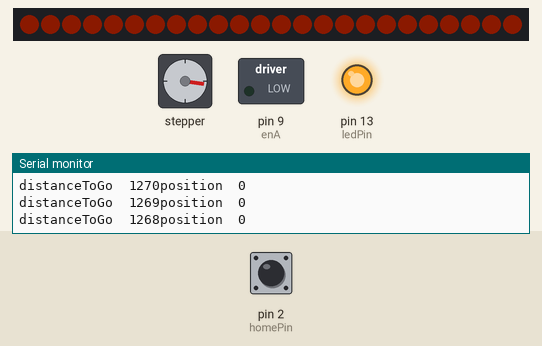
Bench run of a sketch on a simulated Arduino Uno, built with avr-gcc and run on an emulated ATmega328P. Shown: 24 RGB LEDs in strip order, left to right, stepper motor, switched loads named in the sketch (green lamp = pin HIGH), output pins drawn as LEDs (lit = HIGH), the last lines printed to the serial monitor. Inputs (shaded band) come from the test bench; at power-on: pin 2 (homePin) HIGH. Dim RGB values are drawn brighter than linear; random numbers use the default seed unless the sketch sets one; stepper angles assume 200 steps per turn.

Above: at 8.9 s.
At 17.08 s:
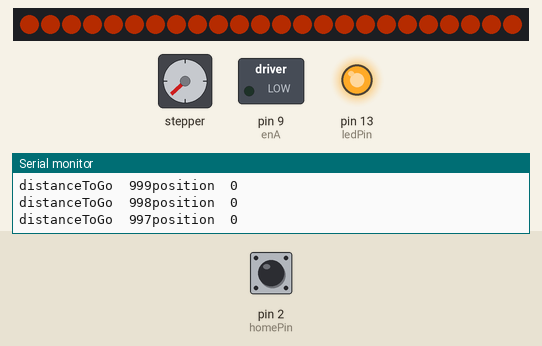
At 24.45 s:
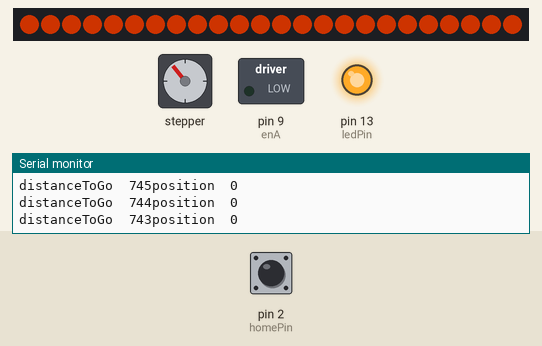
At 39.83 s:
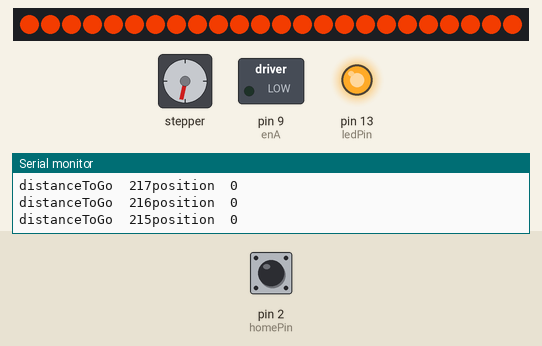
Timing chart, 0 to 40.0 s (numbered marks = the images above):
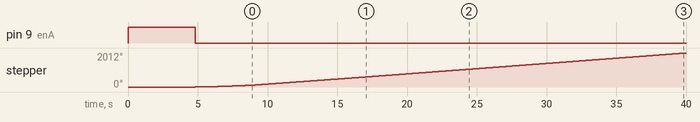

Measured:
- by itself, pin 9 (enA): LOW → HIGH at 0.00 s, → LOW 4.8 s later
- by itself, stepper: keeps turning clockwise at about 57°/s

The sketch:

190630_0BigThoughtCatcher.ino.ino.ino
```cpp
#include <AccelStepper.h>
#include <Adafruit_NeoPixel.h>
#define LED_PIN    6
#define LED_COUNT 24
#define length 1325 //400 for flower 1, 180 for flower 2, 1350 for floer 3
AccelStepper Stepper(AccelStepper::DRIVER, 5, 8); //use pin 12 and 13 for dir and step, 1 is the "external driver" mode (A4988)

Adafruit_NeoPixel strip(LED_COUNT, LED_PIN, NEO_GRB + NEO_KHZ800);

//
// Pin number to change read or write mode on the shield
//
const int homePin = 2;     // the number of the pushbutton pin
const int enA = 9;
const int ledPin =  13;      // the number of the LED pin
int homeState = 0;         // variable for reading the pushbutton status

// Configure a DMX master controller, the master controller
// will use the RXEN_PIN to control its write operation
// on the bus
 int i=0;
 int j=1;
 int homeAcc = 100;
 int homeSpeed = 100;
 int movingSpeed = 35;
 int movingAcc = 10;
 int homeGap = 0;
 int GAP = 12000;
 int dir = 1; //used to switch direction


void setup() {


  //Serial.begin(9600);
    // initialize the LED pin as an output:
  pinMode(ledPin, OUTPUT);
  // initialize the pushbutton pin as an input:
  pinMode(homePin, INPUT);
  pinMode(enA, OUTPUT);
  // Set channel 1 - 50 @ 50%
  strip.begin();           // INITIALIZE NeoPixel strip object (REQUIRED)
  strip.show();            // Turn OFF all pixels ASAP
  strip.setBrightness(255); // Set BRIGHTNESS to about 1/5 (max = 255)
  Serial.begin (9600);
  Stepper.move(-2000);
  Stepper.setAcceleration(homeAcc); //set acceleration (steps/second^2)
  Stepper.setMaxSpeed(homeSpeed); //set max speed the motor will turn (steps/second)
  while (homeState == LOW){
    homeState = digitalRead(homePin);
    //Serial.print(homeState);
    //Serial.println("\t" "going home");
    Serial.println ("going home");
    digitalWrite(ledPin, LOW);
    Stepper.run();
  }
  Serial.println("ET came home");
  digitalWrite(ledPin, HIGH);
  //Serial.print(Stepper.distanceToGo());
  //Stepper.move(0);
  Stepper.setCurrentPosition(0);
  Stepper.setMaxSpeed(movingSpeed);
  Stepper.setAcceleration(movingAcc);
  dir = 1;
  delay(homeGap);

}
void loop() {
  int position;

  static int dimmer_val;
        //  Set pixel's color (in RAM)
  if(Stepper.distanceToGo()==0){ //check if motor has already finished his last move
    homeState = digitalRead(homePin);
       Serial.print(dir);
      Serial.print("\t");
      Serial.println(homeState);
    if (dir == 1 && homeState==LOW){
      Serial.print("Going home");
      Stepper.move(-1000);
      while(homeState==LOW){
      homeState = digitalRead(homePin);
      Serial.print("Searching for home");
      Serial.print(dir);
      Serial.print("\t");
      Serial.println(homeState);
      Stepper.run();
      }
      Stepper.setCurrentPosition(0);
      Serial.println("ET is back home");
    }
    Stepper.move(length*dir); //set next movement to 1600 steps (if dir is -1 it will move -1600 -> opposite direction)
    dir = dir*(-1); //negate dir to make the next movement go in opposite direction
    digitalWrite(enA, HIGH);
    delay(random(GAP)); //Gap the mind
    digitalWrite(enA, LOW);
    //Serial.print(Stepper.distanceToGo());
    //Serial.println("End");
  }

  Serial.print ("distanceToGo");
  Serial.print ("\t");
  Serial.print (Stepper.distanceToGo());
  Serial.print ("position");
  Serial.print ("\t");
  Serial.println(position);
  Stepper.run(); //run the stepper. this has to be done over and over again to continously move the stepper
  if (dir == -1) {
 position =  map(Stepper.distanceToGo(), 0, length, 255, 0);
  }
  if (dir == 1) {
 position =  -map(Stepper.distanceToGo(), 0, length, 0, 255);
  }
//Serial.println(position);
     for(int i=0; i<strip.numPixels(); i++) {
        strip.setPixelColor(i, position, position/4, 0);
   }
   strip.show();                          //  Update strip to match
}
```
